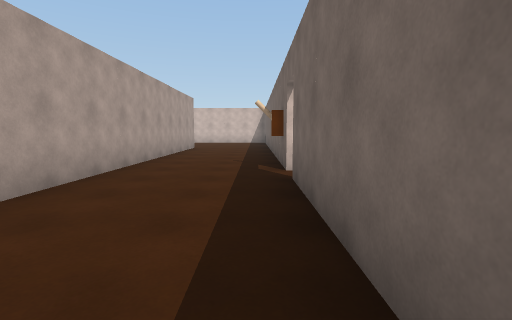
View 1 (above)

16 first-person views from a walk through a 3-D level made in the Unity game engine. The camera is 1.4 m above the floor, tilts 6° down and sees 85° across. The floor is counted in squares, 2 m on a side. Each view is taken from the middle of a square. On the plan, view 1 faces up. The plan holds only what a view shows up to about 9 squares ahead; the rest is blank. The place goes on beyond the plan. Some animated figures are left out. Door leaves are left out, so doorways stand open.

View 2
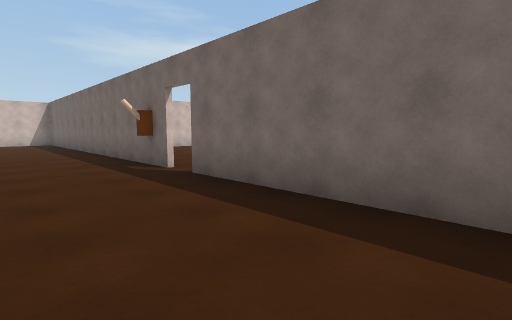

View 3
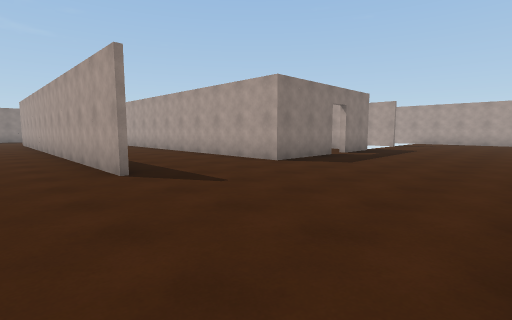

View 4
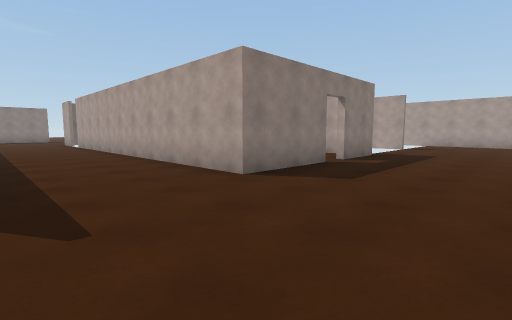

View 5
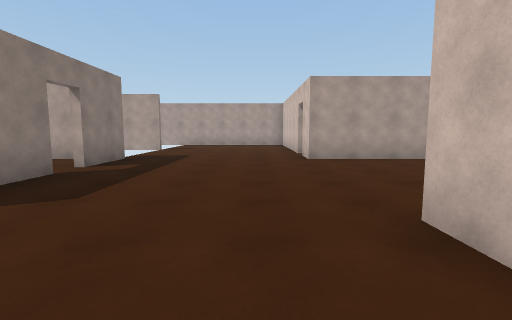

View 6
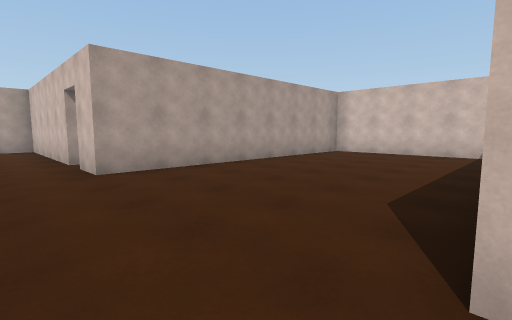

View 7
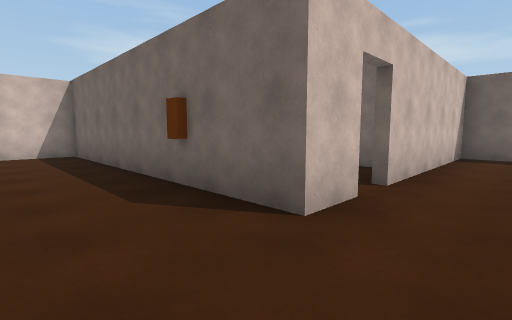

View 8
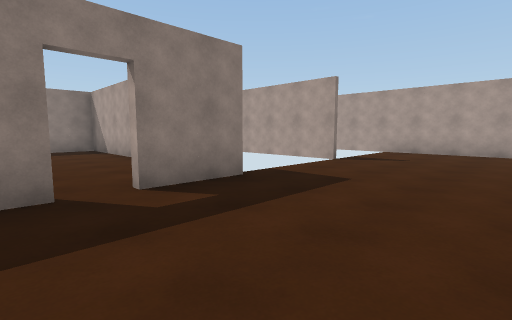

View 9
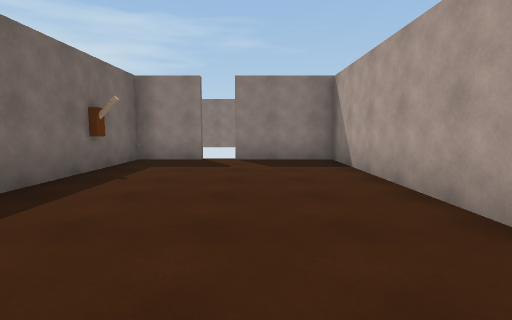

View 10
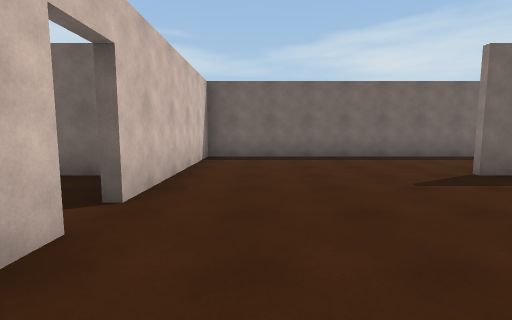

View 11
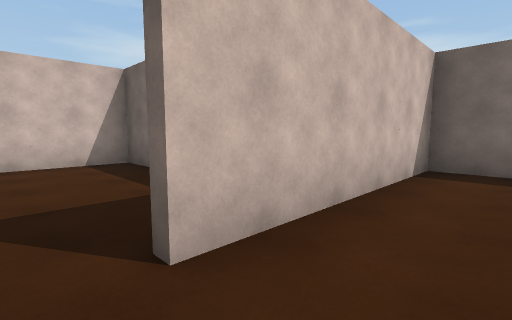

View 12
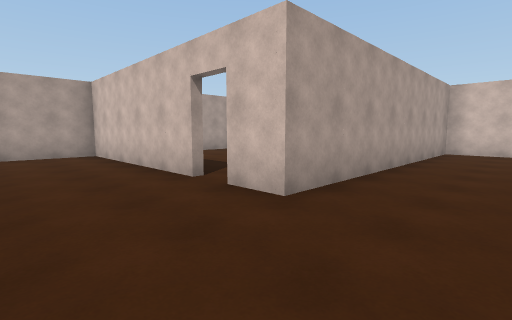

View 13
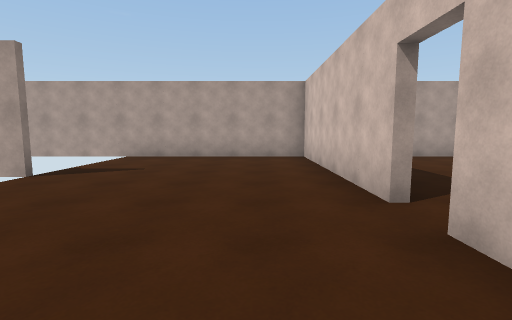

View 14
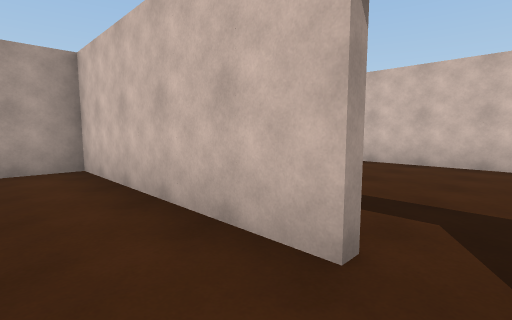

View 15
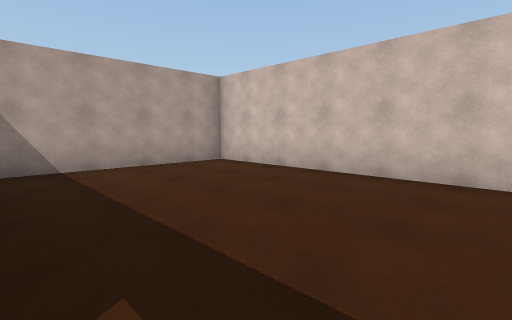

View 16
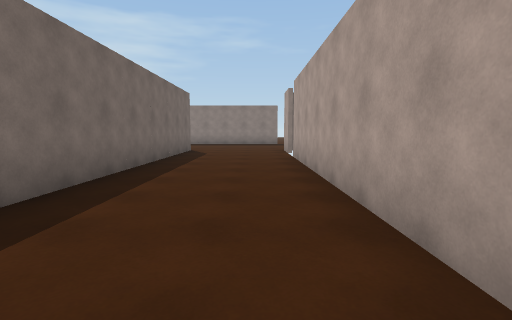

### Floor plan
Ten units are one square. View 1 is at (0, 0); x grows to the right and y downward. Boxes are objects, and circles mark ways between rooms. Rooms are numbered by the first view taken in them; rooms with no view inside come last. Other rooms are left out.
<svg viewBox="-180 -243 190 249">
<path fill="none" stroke="#000" d="M-86 -117 -60 -117 -60 -15M-51 -163 -61 -163 -61 -176M-25 -116 -25 -26M-27 -110 -27 -115M-111 -117 -92 -117M-61 -186 -61 -238 -109 -238 -109 -163 -119 -163M-126 -163 -175 -163 -175 -100M-61 -54 -61 -66M5 -49 5 -163 -44 -163M-27 1 -27 -65M5 0 5 -41M-61 -66 -61 -80M-109 -108 -109 -42 -85 -42M-78 -42 -61 -42 -61 -54M-121 -213 -175 -213 -175 -171M-27 -201 -27 -213 -48 -213M-27 -171 -27 -181M-61 -176 -61 -186"/>
<circle cx="-90" cy="-120" r="3" fill="#2a7"/>
<circle cx="-125" cy="-160" r="3" fill="#2a7"/>
<circle cx="-50" cy="-160" r="3" fill="#2a7"/>
<text x="-60" y="-130">1</text>
<text x="-90" y="-80">2</text>
<text x="-150" y="-190">3</text>
<text x="-40" y="-190">4</text>
</svg>
Room 1 opens to room 2. Room 1 opens to room 3. Room 1 opens to room 4.

Where each view was taken, in squares from view 1:
view 1: 0 up, 0 right, facing up
view 2: 0 up, 2 left, facing up-right
view 3: 16 up, 1 left, facing down-left
view 4: 15 up, 3 left, facing down-left
view 5: 15 up, 4 left, facing left
view 6: 15 up, 6 left, facing up-left
view 7: 15 up, 8 left, facing up-right
view 8: 15 up, 8 left, facing down-left
view 9: 11 up, 9 left, facing down
view 10: 15 up, 7 left, facing right
view 11: 15 up, 5 left, facing up-right
view 12: 14 up, 9 left, facing up-left
view 13: 15 up, 10 left, facing left
view 14: 15 up, 12 left, facing up-left
view 15: 17 up, 12 left, facing up-left
view 16: 9 up, 5 left, facing down
